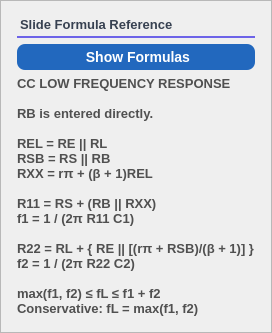
        <widget class="QFrame" name="frameFormula_2">
         <property name="maximumSize">
          <size>
           <width>900</width>
           <height>16777215</height>
          </size>
         </property>
         <property name="styleSheet">
          <string notr="true">#frameFormula_2 { 
	background-color: #ffffff; 
	border-right: 1px solid #e5e7eb;
    background-color: white;
    border: 1px solid #e5e7eb;
    border-radius: 14px;
}
</string>
         </property>
         <property name="frameShape">
          <enum>QFrame::Shape::StyledPanel</enum>
         </property>
         <layout class="QVBoxLayout" name="formulaCardLayout">
          <property name="leftMargin">
           <number>16</number>
          </property>
          <property name="topMargin">
           <number>16</number>
          </property>
          <property name="rightMargin">
           <number>16</number>
          </property>
          <property name="bottomMargin">
           <number>16</number>
          </property>
          <item>
           <widget class="QLabel" name="labelFormulaTitle">
            <property name="sizePolicy">
             <sizepolicy hsizetype="Preferred" vsizetype="Fixed">
              <horstretch>0</horstretch>
              <verstretch>0</verstretch>
             </sizepolicy>
            </property>
            <property name="styleSheet">
             <string notr="true">QLabel {
    color: #374151;
    font-size: 13px;
    font-weight: 600;
	background-color: transparent;
    padding-bottom: 4px;
    border: none;
    border-bottom: 2px solid #6D63E8;
	
	
	font: 13pt &quot;Rockwell&quot;;
}</string>
            </property>
            <property name="text">
             <string>Slide Formula Reference</string>
            </property>
            <property name="sectionTitle" stdset="0">
             <bool>true</bool>
            </property>
           </widget>
          </item>
          <item>
           <widget class="QPushButton" name="pushButtonShowFormulas">
            <property name="enabled">
             <bool>true</bool>
            </property>
            <property name="maximumSize">
             <size>
              <width>500</width>
              <height>30</height>
             </size>
            </property>
            <property name="cursor">
             <cursorShape>PointingHandCursor</cursorShape>
            </property>
            <property name="styleSheet">
             <string notr="true">QPushButton {
    /* Your original blue */
    background-color: rgb(34, 104, 190); 
    color: white;
    border: none;
    border-radius: 8px;
    font-size: 14px;
    font-weight: 600;
    padding: 5px 20px;
}

QPushButton:hover {
    /* A slightly brighter, more vibrant version of your blue */
    background-color: rgb(46, 126, 219); 
}

QPushButton:pressed {
    /* A deeper, more saturated version for tactile feedback */
    background-color: rgb(26, 86, 161); 
}

QPushButton:disabled {
    background-color: #e2e8f0;
    color: #94a3b8;
}</string>
            </property>
            <property name="text">
             <string> Show Formulas</string>
            </property>
           </widget>
          </item>
          <item>
           <widget class="QLabel" name="labelFormulaText">
            <property name="sizePolicy">
             <sizepolicy hsizetype="Preferred" vsizetype="Fixed">
              <horstretch>0</horstretch>
              <verstretch>0</verstretch>
             </sizepolicy>
            </property>
            <property name="styleSheet">
             <string notr="true">QLabel {
    color: rgb(80, 80, 80);                  /* soft dark gray */
    font-size: 13px;
    font-weight: 500;
    font-family: &quot;Segoe UI&quot;, &quot;Roboto&quot;, sans-serif;
}</string>
            </property>
            <property name="text">
             <string>CC LOW FREQUENCY RESPONSE

RB is entered directly.

REL = RE || RL
RSB = RS || RB
RXX = rπ + (β + 1)REL

R11 = RS + (RB || RXX)
f1 = 1 / (2π R11 C1)

R22 = RL + { RE || [(rπ + RSB)/(β + 1)] }
f2 = 1 / (2π R22 C2)

max(f1, f2) ≤ fL ≤ f1 + f2
Conservative: fL = max(f1, f2)</string>
            </property>
            <property name="wordWrap">
             <bool>true</bool>
            </property>
           </widget>
          </item>
         </layout>
        </widget>
